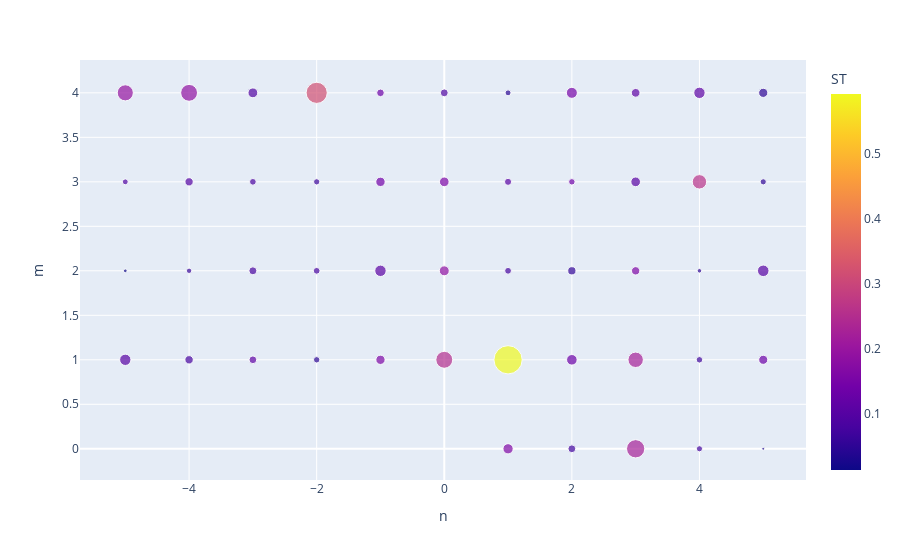

Notebook source saved alongside this figure:
### Code cell
implot_df(total_Si_BdotN)

### Figure 1 — Plotly figure (JSON) as saved in the notebook; plotly's stock layout.template omitted (floating-point values rounded to 4 significant figures)
{"data": [{"hovertemplate": "n=%{x}<br>m=%{y}<br>ST_conf=%{marker.size}<br>ST=%{marker.color}<extra></extra>", "legendgroup": "", "marker": {"color": [0.1633, 0.07188, 0.2263, 0.07192, 0.02837, 0.1047, 0.07883, 0.1127, 0.04664, 0.1577, 0.2502, 0.5924, 0.1329, 0.2241, 0.06695, 0.1338, 0.01397, 0.05896, 0.08095, 0.07926, 0.1093, 0.186, 0.0759, 0.05582, 0.1607, 0.04728, 0.1034, 0.09113, 0.09789, 0.0831, 0.06597, 0.1412, 0.1581, 0.1035, 0.1352, 0.1063, 0.2626, 0.05091, 0.1952, 0.1883, 0.09333, 0.3187, 0.1333, 0.08778, 0.04404, 0.1486, 0.113, 0.1124, 0.04952], "coloraxis": "coloraxis", "size": [0.1551, 0.09037, 0.4913, 0.0561, 0.01232, 0.1893, 0.1038, 0.08833, 0.06071, 0.1268, 0.4224, 1.177, 0.1648, 0.3498, 0.06266, 0.122, 0.02036, 0.04304, 0.09395, 0.06688, 0.1919, 0.1451, 0.06815, 0.09985, 0.102, 0.03041, 0.1965, 0.05057, 0.1014, 0.06654, 0.05783, 0.1294, 0.1368, 0.07473, 0.06187, 0.1372, 0.3057, 0.05647, 0.3808, 0.4187, 0.1416, 0.6603, 0.08572, 0.09098, 0.05199, 0.1783, 0.1109, 0.1903, 0.1243], "sizemode": "area", "sizeref": 0.002942, "symbol": "circle"}, "mode": "markers", "name": "", "orientation": "v", "showlegend": false, "type": "scatter", "x": [1, 2, 3, 4, 5, -5, -4, -3, -2, -1, 0, 1, 2, 3, 4, 5, -5, -4, -3, -2, -1, 0, 1, 2, 3, 4, 5, -5, -4, -3, -2, -1, 0, 1, 2, 3, 4, 5, -5, -4, -3, -2, -1, 0, 1, 2, 3, 4, 5], "xaxis": "x", "y": [0, 0, 0, 0, 0, 1, 1, 1, 1, 1, 1, 1, 1, 1, 1, 1, 2, 2, 2, 2, 2, 2, 2, 2, 2, 2, 2, 3, 3, 3, 3, 3, 3, 3, 3, 3, 3, 3, 4, 4, 4, 4, 4, 4, 4, 4, 4, 4, 4], "yaxis": "y"}], "layout": {"coloraxis": {"colorbar": {"title": {"text": "ST"}}, "colorscale": [[0, "#0d0887"], [0.1111, "#46039f"], [0.2222, "#7201a8"], [0.3333, "#9c179e"], [0.4444, "#bd3786"], [0.5556, "#d8576b"], [0.6667, "#ed7953"], [0.7778, "#fb9f3a"], [0.8889, "#fdca26"], [1, "#f0f921"]]}, "legend": {"itemsizing": "constant", "tracegroupgap": 0}, "margin": {"t": 60}, "xaxis": {"anchor": "y", "domain": [0, 1], "title": {"text": "n"}}, "yaxis": {"anchor": "x", "domain": [0, 1], "title": {"text": "m"}}}}
